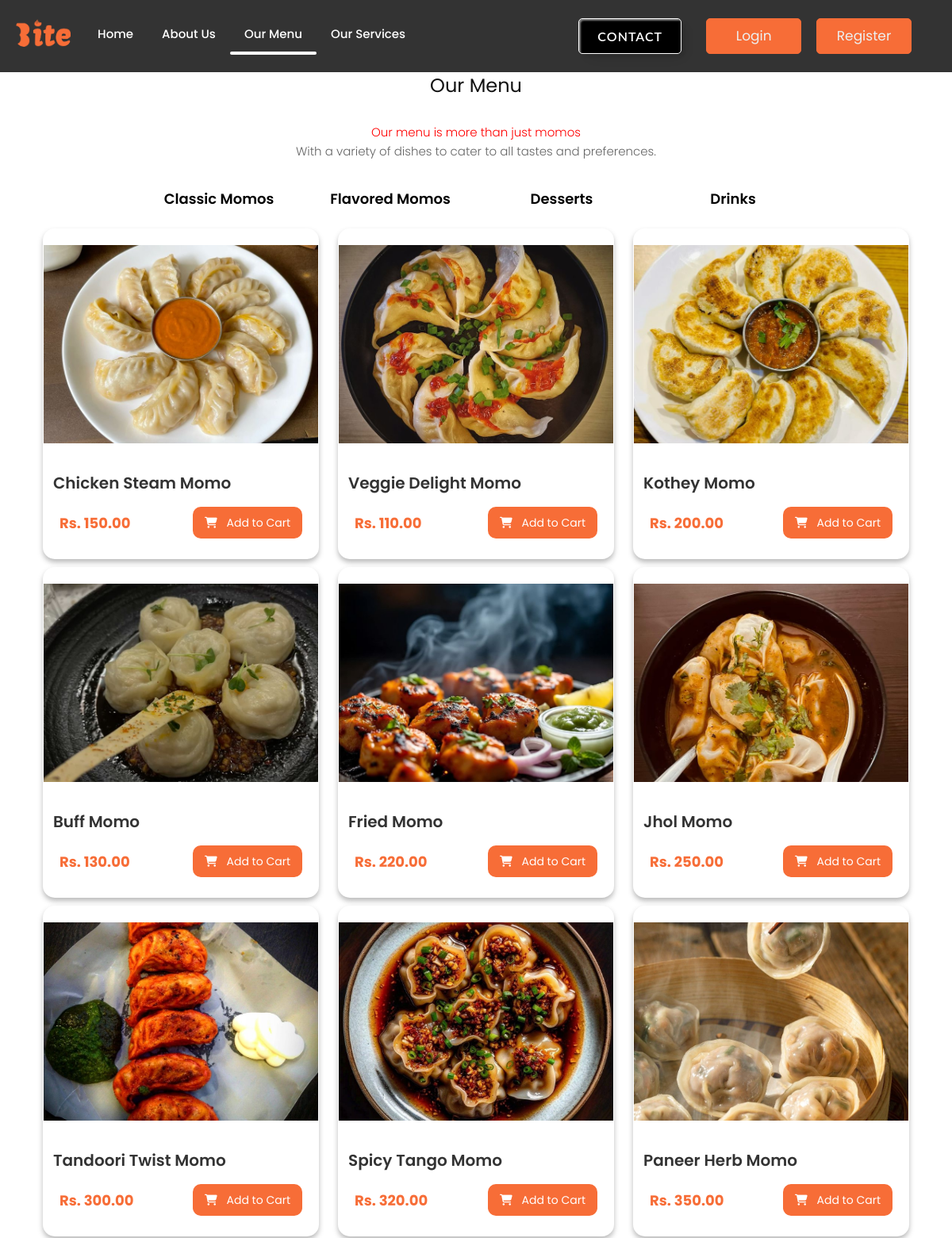
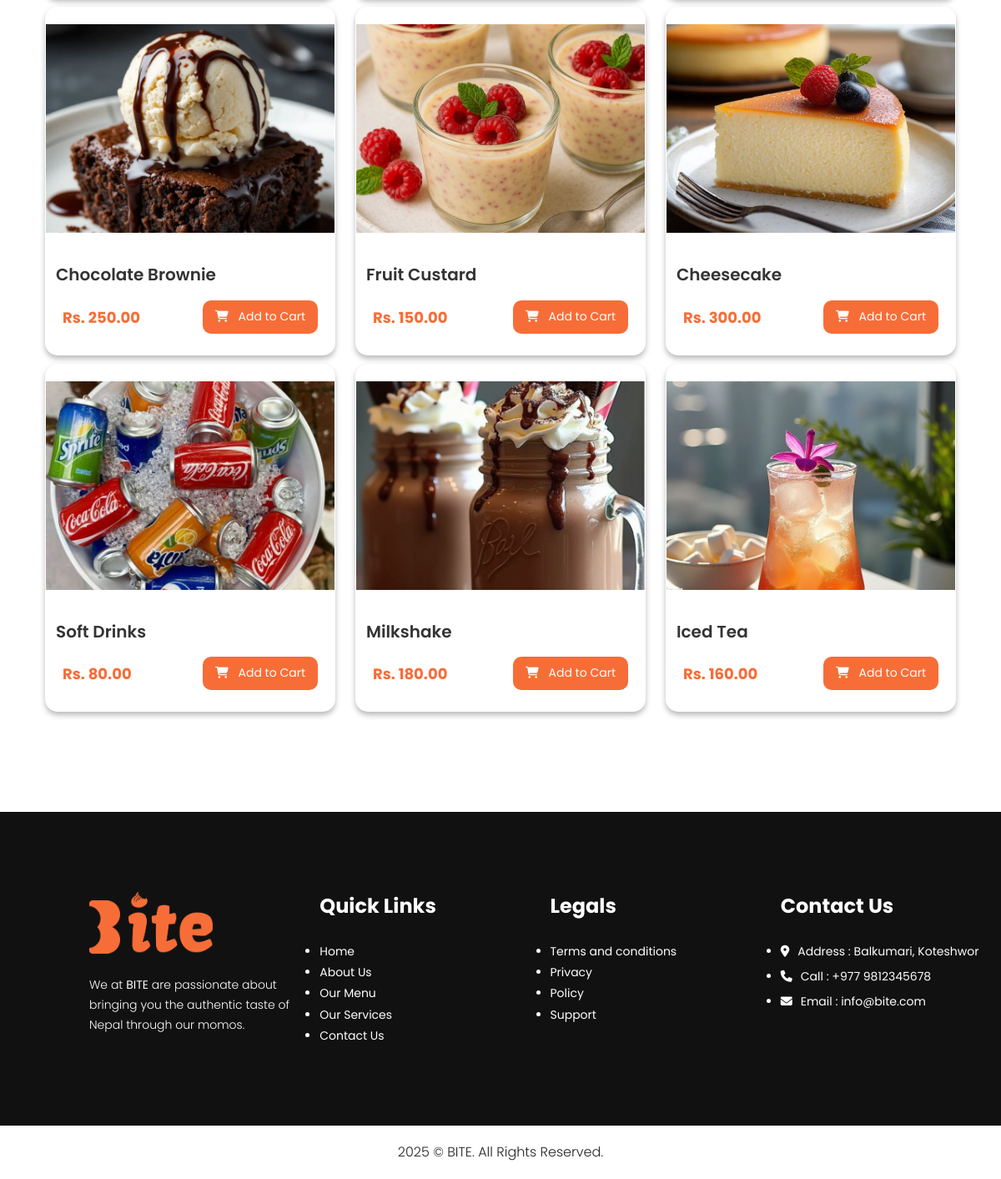
The app's page /menu/ with its own data (2 pictures, top to bottom).
### core/models.py (models this page shows, shortened)
class Category(models.Model):
    title = models.CharField(max_length=200)

class Momo(models.Model):
    name = models.CharField(max_length=200)
    category = models.ForeignKey(Category, on_delete=models.CASCADE)
    desc = models.TextField(blank=True)
    price = models.DecimalField(max_digits=8, decimal_places=2)
    image = models.ImageField(upload_to="images")

### core/views.py (the view)
# urls.py: path("menu/",menu, name="menu"),
def menu(request):
    category = Category.objects.all()             # get all categories
    cateid = request.GET.get('category')          # get selected category from URL
    if cateid:
        momo = Momo.objects.filter(category=cateid)  # filter momos by category
        selected_category = int(cateid)
    else:
        momo = Momo.objects.all()                    # show all momos if no category
        selected_category = None
    context = {
        'category': category,
        'momo': momo,
        'selected_category': selected_category,
    }
    return render(request, 'core/menu.html', context)

### core/context_processors.py (called while the page is built)
def cart_item_count(request):
    if request.user.is_authenticated:
        count = CartItem.objects.filter(user=request.user).count()
    else:
        count = 0
    return {'cart_item_count': count}

### core/templates/core/menu.html (shortened to what this page needs)
{% extends "core/base.html" %}
{% load static %}
{% block content %}
<div class="gallery_section layout_padding">
   <div class="container">
      <div class="row">
         <div class="col-sm-12 text-center">
            <h1 class="gallery_taital">Our Menu</h1>
            <p class="gallery_text">
               <span style="color:red">Our menu is more than just momos</span><br>
               With a variety of dishes to cater to all tastes and preferences.
            </p>
         </div>
      </div>
      <div class="menu-container text-center" style="margin-bottom:20px;">
         <ul class="tab-titles">
            {% for i in category %}
            <a href="?category={{ i.id }}#menu">
               <li class="tab-links menu-title {% if selected_category == i.id %}active{% endif %}">
                  {{ i.title }}
               </li>
            </a>
            {% endfor %}
         </ul>
      </div>
      <div class="container">
         <div class="row">
            {% for i in momo %}
            <div class="col-md-4 menu-item" id="item-{{ i.id }}">
               <div class="menucard">
                  <div class="row-md-4">
                     <p>
                        <img src="{{ i.image.url }}" alt="{{ i.name }}">
                     </p>
                  </div>
                  <div class="row-md-1">
                     <span>{{ i.name }}</span>
                  </div>
                  <div class="card-cart">
                     <div class="card-price">Rs. {{ i.price }}</div>
                     <form action="{% url 'add_to_cart' i.id %}" method="post" style="display:inline;">
                        <button type="submit" class="add-to-cart-btn" style="height:40px;">
                           <i class="fa-solid fa-cart-shopping" style="padding-right: 8px;"></i> Add to Cart
                        </button>
                     </form>
                  </div>
               </div>
            </div>
            {% endfor %}
         </div>
      </div>
   </div>
</div>
{% endblock content %}

### core/static/css/style.css (style rules this page uses)
* { box-sizing: border-box !important; transition: ease all 0.5s; }
html { scroll-behavior: smooth; }
body { color: #666666; font-size: 14px; font-family: 'Poppins', sans-serif; line-height: 1.80857; font-weight: normal; overflow-x: hidden !important; margin: 0; padding: 0; }
a { color: #1f1f1f; text-decoration: none !important; outline: none !important; transition: all 0.3s ease-in-out; }
h1, h2, h3, h4, h5, h6 { letter-spacing: 0; font-weight: normal; position: relative; padding: 0 0 10px 0; line-height: normal; color: #111111; margin: 0; }
h1 { font-size: 24px; }
p { margin: 20px 0; font-weight: 300; font-size: 15px; line-height: 24px; }
img { max-width: 100%; height: auto; }
.layout_padding { padding: 90px 0; }
.tab-titles { display: flex; justify-content: center; margin-bottom: 15px; flex-wrap: wrap; list-style: none; padding: 0; }
.tab-links { padding: 10px 25px; margin: 0 10px; font-size: 18px; font-weight: 600; cursor: pointer; position: relative; border: none; background: none; }
.tab-links::after { content: ''; width: 0; height: 3px; background: #ffffff; position: absolute; left: 0; bottom: -5px; transition: width 0.3s; }
.menu-item { background-color: white; border-radius: 2px solid #000000; margin-bottom: 30px; text-align: left; }
.menu-item img { width: 100%; height: 250px; object-fit: cover; transition: transform 0.3s ease; }
.menu-item span { font-size: 20px; font-weight: 600; color: #333; border: none; }
.card-price { font-size: 18px; color: #f76d37; font-weight: 700; margin-top: 5px; }

### core/static/css/s.css (style rules this page uses)
html { scroll-behavior: smooth; }
.menu-title { color: white; width: 200px; height: 50px; font-size: 18px; font-weight: 600; cursor: pointer; position: relative; background-color: #252525; border: 3px solid white; border-radius: 40%; padding: 5px; }
.menu-title::after { content: ''; width: 0; height: 3px; background: #ff004f; position: absolute; bottom: -8px; left: 0; transition: 0.5s; }
.col span, .menu-item span, .gallery_section_2 span { display: inline-block; padding: 12px; transition: all 0.2s ease-in; position: relative; font-size: 19px; cursor: pointer; z-index: 1; }
.tab-links { color: black; padding: 10px 20px; margin: 0 8px 15px; cursor: pointer; border: 2px solid transparent; border-radius: 6px; transition: all 0.3s ease; text-decoration: none; justify-content: center; background-color: white; }
.menucard { border: 1px solid #00000000; background-color: white; border-radius: 15px; margin-top: -20px; padding-bottom: 25px; box-shadow: 0 4px 6px rgba(86, 86, 86, 0.4) }
.menu-item span { font-size: 20px; font-weight: 600; color: #333; border: none; }
.card-cart { display: flex; flex-direction: row; justify-content: space-between; padding-left: 20px; padding-right: 20px; }
.card-price { font-size: 18px; font-weight: 700; margin-top: 5px; background-color: white; color: #f76d37; }
.add-to-cart-btn { background-color: #f76d37; color: white; border: none; padding-left: 15px; padding-right: 15px; border-radius: 10px; }

### records on screen
Category: title "Classic Momos"
Category: title "Flavored Momos"
Category: title "Desserts"
Category: title "Drinks"
Momo: image (picture), name "Chicken Steam Momo", price "150.00"
Momo: image (picture), name "Veggie Delight Momo", price "110.00"
Momo: image (picture), name "Kothey Momo", price "200.00"
Momo: image (picture), name "Buff Momo", price "130.00"
Momo: image (picture), name "Fried Momo", price "220.00"
Momo: image (picture), name "Jhol Momo", price "250.00"
Momo: image (picture), name "Tandoori Twist Momo", price "300.00"
Momo: image (picture), name "Spicy Tango Momo", price "320.00"
Momo: image (picture), name "Paneer Herb Momo", price "350.00"
Momo: image (picture), name "Chocolate Brownie", price "250.00"
Momo: image (picture), name "Fruit Custard", price "150.00"
Momo: image (picture), name "Cheesecake", price "300.00"
Momo: image (picture), name "Soft Drinks", price "80.00"
Momo: image (picture), name "Milkshake", price "180.00"
Momo: image (picture), name "Iced Tea", price "160.00"
